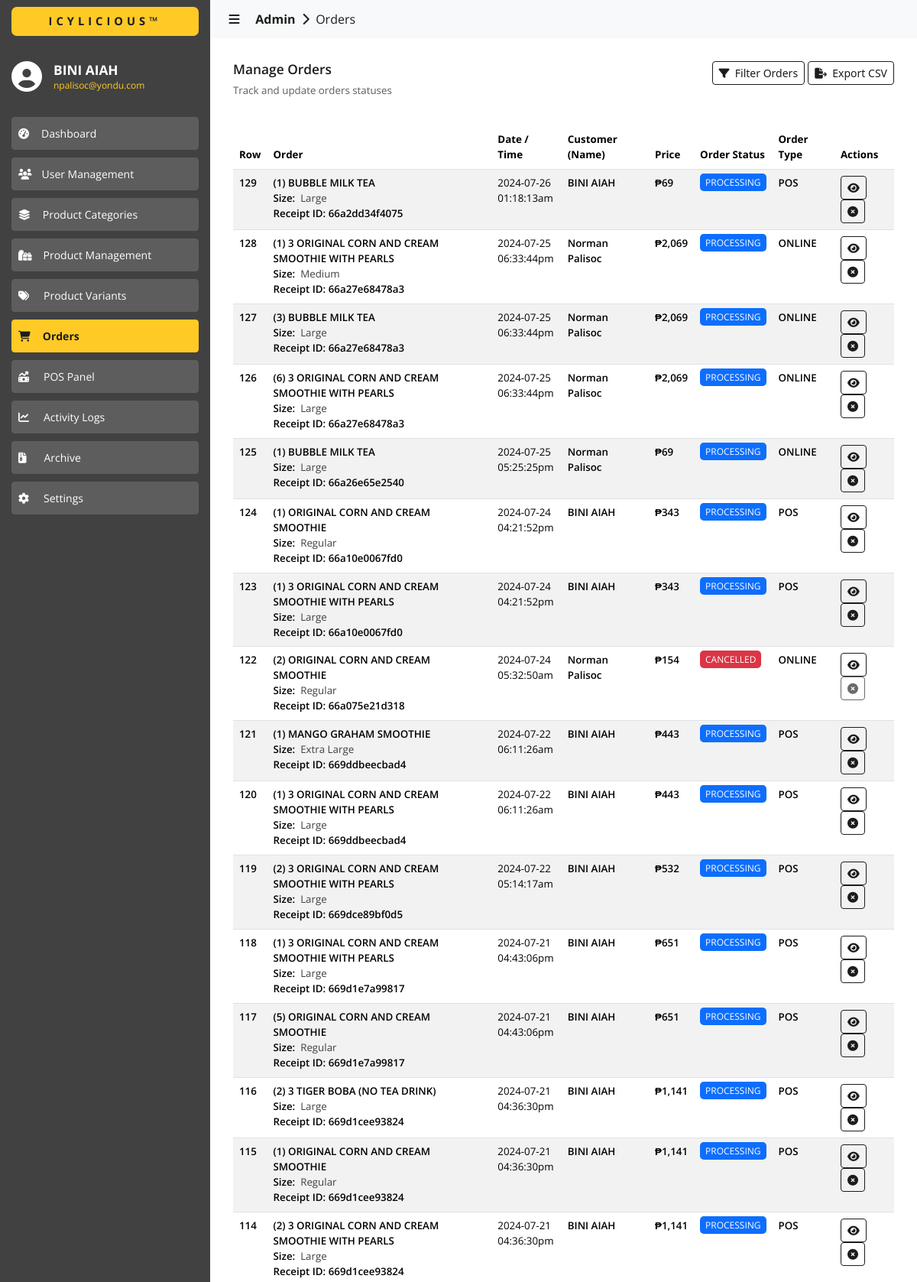
The app's page /admin/orders/index.php (signed in, upper part) with its own data.
### tables this page shows
CREATE TABLE `orders` (
  `id` int(11) NOT NULL,
  `transaction_id` varchar(255) NOT NULL,
  `product_id` int(11) NOT NULL,
  `product_name` varchar(255) NOT NULL,
  `product_stock` int(11) NOT NULL,
  `product_restock_level_point` int(11) NOT NULL,
  `variant_id` int(11) DEFAULT NULL,
  `variant_type` varchar(255) NOT NULL,
  `variant_name` varchar(255) NOT NULL,
  `variant_price` varchar(255) NOT NULL,
  `user_id` int(11) NOT NULL,
  `order_date` date NOT NULL,
  `order_time` varchar(255) NOT NULL,
  `order_quantity` int(11) NOT NULL,
  `is_pickup` int(11) NOT NULL,
  `user_firstname` varchar(255) NOT NULL,
  `user_lastname` varchar(255) NOT NULL,
  `user_address` varchar(999) NOT NULL,
  `user_phone` varchar(255) NOT NULL,
  `user_email` varchar(255) NOT NULL,
  `order_status` varchar(255) NOT NULL,
  `order_total` varchar(255) NOT NULL,
  `order_type` varchar(255) NOT NULL
);

### admin/orders/index.php (the view, shortened to what this page needs)
<?php
  include('../../utils/connections.php');
?>
<!DOCTYPE html>
<html lang="en">
  <head>
    <link
      href="https://cdn.jsdelivr.net/npm/bootstrap@5.3.3/dist/css/bootstrap.min.css"
      rel="stylesheet"
    >
    <link href="https://cdn.datatables.net/2.0.5/css/dataTables.bootstrap5.css" rel="stylesheet">
    <link rel="stylesheet" href="../../assets/css/global.css" />
    <link rel="stylesheet" href="./css/orders.css" />
  </head>
  <body>
    <div id="nav-sidebar" class="sidebar-container slide-expanded">
      <div class="div-tm-title background-color-light-grey">
        <h4 class="h4-tm-title sans-700 color-dark-grey background-color-yellow">ICYLICIOUS&trade;</h4>
      </div>
      <div class="div-sidebar-logo">
        <i class="fa-solid fa-circle-user color-white" style="font-size: 30pt; margin-top: -8px"></i>
        <div>
          <h4 class="color-white sans-700 h6-title-name">
            <?php
              echo $_SESSION['user_info.first_name']." ".$_SESSION['user_info.last_name'];
            ?>
          </h4>
          <p class="color-yellow sans-regular p-title-email">
            <?php
              echo $_SESSION['user_info.email'];
            ?>
          </p>
        </div>
      </div>
      <div class="div-siderbar-menu-links">
        <button
          id="btn-dashboard"
          class="btn btn-outline-success btn-sm
            sans-regular
            background-color-super-light-grey
            border-color-super-light-grey
            color-white
            btn-menu
            btn-menu-unselected"
          type="button">
          <i class="fa-solid fa-gauge-high"></i><span style="padding-left: 16px">Dashboard</span>
        </button>
        <button
          id="btn-user-management"
          class="btn btn-outline-success btn-sm
            sans-regular
            background-color-super-light-grey
            border-color-super-light-grey
            color-white
            btn-menu
            btn-menu-unselected"
          type="button">
          <i class="fa-solid fa-users"></i><span style="padding-left: 13px">User Management</span>
        </button>
        <button
          id="btn-categories"
          class="btn btn-outline-success btn-sm
            sans-regular
            background-color-super-light-grey
            border-color-super-light-grey
            color-white
            btn-menu
            btn-menu-unselected"
          type="button">
          <i class="fa-solid fa-layer-group"></i><span style="padding-left: 16px">Product Categories</span>
        </button>
        <button
          id="btn-products"
          class="btn btn-outline-success btn-sm
            sans-regular
            background-color-super-light-grey
            border-color-super-light-grey
            color-white
            btn-menu
            btn-menu-unselected"
          type="button">
          <i class="fa-solid fa-gifts"></i><span style="padding-left: 15px">Product Management</span>
        </button>
        <button
          id="btn-variants"
          class="btn btn-outline-success btn-sm
            sans-regular
            background-color-super-light-grey
            border-color-super-light-grey
            color-white
            btn-menu
            btn-menu-unselected"
          type="button">
          <i class="fa-solid fa-tags"></i><span style="padding-left: 19px">Product Variants</span>
        </button>
        <button
          id="btn-orders"
          class="btn btn-outline-success btn-sm
            sans-700
            background-color-yellow
            border-color-yellow
            color-dark-grey
            btn-menu
            btn-menu-selected"
          type="button">
          <i class="fa-solid fa-cart-shopping"></i><span style="padding-left: 16px">Orders</span>
        </button>
        <button
          id="btn-pos"
          class="btn btn-outline-success btn-sm
            sans-regular
            background-color-super-light-grey
            border-color-super-light-grey
            color-white
            btn-menu
            btn-menu-unselected"
          type="button">
          <i class="fa-solid fa-money-bill-trend-up"></i><span style="padding-left: 19px">POS Panel</span>
        </button>
        <button
          id="btn-logs"
          class="btn btn-outline-success btn-sm
            sans-regular
            background-color-super-light-grey
            border-color-super-light-grey
            color-white
            btn-menu
            btn-menu-unselected"
          type="button">
          <i class="fa-solid fa-chart-line"></i><span style="padding-left: 19px">Activity Logs</span>
        </button>
        <button
          id="btn-archives"
          class="btn btn-outline-success btn-sm
            sans-regular
            background-color-super-light-grey
            border-color-super-light-grey
            color-white
            btn-menu
            btn-menu-unselected"
          type="button">
          <i class="fa-solid fa-file-zipper"></i><span style="padding-left: 23px">Archive</span>
        </button>
        <button
          id="btn-settings"
          class="btn btn-outline-success btn-sm
            sans-regular
            background-color-super-light-grey
            border-color-super-light-grey
            color-white
            btn-menu
            btn-menu-unselected"
          type="button">
          <i class="fa-solid fa-gear"></i><span style="padding-left: 19px">Settings</span>
        </button>
      </div>
    </div>
    <div id="content-body" class="content content-slide-expanded">
      <nav class="navbar navbar-expand-lg navbar-light bg-body-tertiary">
        <div class="container-fluid">
          <a class="navbar-brand sans-regular color-dark-grey a-navbar-path" href="#" style="cursor: default;">
            &nbsp;&nbsp;&nbsp;<i id="navbar-control" class="fa-solid fa-bars" style="cursor: pointer"></i>
            &nbsp;&nbsp;&nbsp;&nbsp;<b>Admin</b>&nbsp;
            <i class="fa-solid fa-chevron-right"></i>
            &nbsp;Orders
          </a>
        </div>
      </nav>
      <div>
        <div class="content-wrapper">
          <div class="div-content-title">
            <div class="div-content-title-labels">
              <h4 class="color-dark-grey sans-600" style="font-size: 13pt;">
                Manage Orders
              </h4>
              <p class="color-super-light-grey sans-regular" style="font-size: 10pt;">
                Track and update orders statuses
              </p>
            </div>
            <div class="div-content-title-actions">
              <button
                data-bs-toggle="modal"
                data-bs-target="#staticFilterOrders"
                class="btn btn-outline-primary btn-sm sans-400"
                type="button">
                <i class="fa-solid fa-filter"></i>&nbsp;&nbsp;Filter Orders
              </button>
              <button
                data-bs-toggle="modal"
                data-bs-target="#staticExportCSV"
                class="btn btn-outline-primary btn-sm sans-400"
                type="button">
                <i class="fa-solid fa-file-export"></i>&nbsp;&nbsp;Export CSV
              </button>
            </div>
          </div>
          <div style="margin-top: 20px;">
            <table id="data" class="table table-striped" style="width:100%">
              <thead>
                <tr>
                  <th class="sans-bold">Row</th>
                  <th class="sans-bold">Order</th>
                  <th class="sans-bold">Date / Time</th>
                  <th class="sans-bold">Customer (Name)</th>
                  <th class="sans-bold">Price</th>
                  <th class="sans-bold">Order Status</th>
                  <th class="sans-bold">Order Type</th>
                  <th class="sans-bold">Actions</th>
                </tr>
              </thead>
              <tbody>
                <?php
                  $fetch_query = "SELECT * FROM orders ORDER BY id DESC";
                  $result = $conn->query($fetch_query);
                  if ($result->num_rows > 0) {
                    while ($row = $result->fetch_assoc()) {
                      $order_id = $row["id"];
                      $transaction_id = $row["transaction_id"];
                      $variant_type = $row['variant_type'];
                      $variant_name = $row['variant_name'];
                      $order_date = $row['order_date'];
                      $order_time = $row['order_time'];
                      $order_quantity = $row['order_quantity'];
                      $order_status = $row['order_status'];
                      $order_type = $row['order_type'];
                      $order_total = floatval($row['order_total']);
                      $user_firstname = $row['user_firstname'];
                      $user_lastname = $row['user_lastname'];
                      $user_email = $row['user_email'];
                      $user_phone = $row['user_phone'];
                      $user_address = $row['user_address'];
                      $row_product_name = $row["product_name"];
                      $row_product_price = number_format($order_total);
                      $row_variant = '
                        <div style="padding-top: 0px; display: flex; flex-direction: row; sans-regular size-10 color-light-grey">
                          '.$variant_type.':&nbsp;&nbsp;
                          <span class="badge-size color-light-grey sans-regular size-10">
                            '.$variant_name.'
                          </span>
                        </div>
                      ';
                      $row_customer_name = $user_firstname.' '.$user_lastname;
                      $row_status_type = "";
                      $row_status_name = "";
                      if ($order_status == 'PROCESSING') {
                        $row_status_type = "badge-processing";
                        $row_status_name = $order_status;
                      } else if ($order_status == 'SERVING') {
                        $row_status_type = "badge-serving";
                        $row_status_name = $order_status;
                        $row_action_status = "disabled";
                      } else if ($order_status == 'CANCELLED') {
                        $row_status_type = "badge-cancelled";
                        $row_status_name = $order_status;
                      } else if ($order_status == 'COMPLETED') {
                        $row_status_type = "badge-fulfilled";
                        $row_status_name = $order_status;
                      }
                      $is_cancelled = "";
                      $shipping_name = "";
                      $shipping_phone = "";
                      $shipping_address = "";
                      $payment_type = "";
                      if ($order_status == "CANCELLED") {
                        $is_cancelled = 'disabled="disabled"';
                      }
                      $fetch_query = "SELECT * FROM orders_billing WHERE order_id = ".$order_id." LIMIT 1";
                      $billing_result = $conn->query($fetch_query);
                      if ($billing_result->num_rows > 0) {
                        $billing_row = $billing_result->fetch_assoc();
                        $shipping_first_name = $billing_row['shipping_first_name'];
                        $shipping_last_name = $billing_row['shipping_last_name'];
                        $shipping_phone = $billing_row['shipping_phone'];
                        $shipping_address = $billing_row['shipping_address'];
                        $payment_type = $billing_row['payment_type'];
                        $shipping_name = $shipping_first_name.' '.$shipping_last_name;
                      }
                      echo '
                        <tr>
                          <td class="sans-600">
                            '.$order_id.'
                          </td>
                          <td class="sans-600">
                            ('.$order_quantity.') '.$row_product_name.'
                            '.$row_variant.'
                            Receipt ID: '.$transaction_id.'
                          </td>
                          <td class="sans-regular">
                            '.$order_date.'<br/>'.$order_time.'
                          </td>
                          <td class="sans-600">
                            '.$row_customer_name.'
                          </td>
                          <td class="sans-600">
                            ₱'.$row_product_price.'
                          </td>
                          <td class="sans-regular" style="font-size: 9pt;">
                            <span class="'.$row_status_type.'">'.$row_status_name.'</span>
                          </td>
                          <td class="sans-600">
                            '.$order_type.'
                          </td>
                          <td>
                            <button
                              data-bs-toggle="modal"
                              data-bs-target="#staticViewOrder"
                              onclick="onViewOrder(
                                '."'".$transaction_id."'".',
                                '."'".$order_id."'".',
                                '."'".$user_firstname."'".',
                                '."'".$user_lastname."'".',
                                '."'".$user_email."'".',
                                '."'".$user_phone."'".',
                                '."'".$user_address."'".',
                                '."'".$order_date."'".',
                                '."'".$order_time."'".',
                                '."'".$order_quantity."'".',
                                '."'".$row_product_name."'".',
                                '."'".$variant_type."'".',
                                '."'".$variant_name."'".',
                                '."'".$row_product_price."'".',
                                '."'".$shipping_name."'".',
                                '."'".$shipping_phone."'".',
                                '."'".$shipping_address."'".',
                                '."'".$payment_type."'".',
                                '."'".$order_status."'".'
                              )"
                              class="btn btn-outline-primary btn-sm
                                sans-400
                                color-white"
                              type="button">
                              <i class="fas fa-eye"></i>
                            </button>
                            <button
                              onclick="onCancelOrder('."'".$order_id."'".')"
                              '.$is_cancelled.'
                              class="btn btn-outline-primary btn-sm
                                sans-400
                                color-white"
                              type="button">
                              <i class="fa-solid fa-circle-xmark"></i>
                            </button>
                          </td>
                        </tr>
                      ';
                    }
                  }
                ?>
              </tbody>
            </table>
          </div>
        </div>
      </div>
    </div>
  </body>
</html>

### records on screen
orders: id "129", order_quantity "1", product_name "BUBBLE MILK TEA", variant_type "Size", variant_name "Large", transaction "66a2dd34f4075", order_date "2024-07-26", order_time "01:18:13am", row_customer_name "BINI AIAH", order_total "69", order_status "PROCESSING", order_type "POS"
orders: id "128", order_quantity "1", product_name "3 ORIGINAL CORN AND CREAM SMOOTHIE WITH PEARLS", variant_type "Size", variant_name "Medium", transaction "66a27e68478a3", order_date "2024-07-25", order_time "06:33:44pm", row_customer_name "Norman Palisoc", order_total "2,069", order_status "PROCESSING", order_type "ONLINE"
orders: id "127", order_quantity "3", product_name "BUBBLE MILK TEA", variant_type "Size", variant_name "Large", transaction "66a27e68478a3", order_date "2024-07-25", order_time "06:33:44pm", row_customer_name "Norman Palisoc", order_total "2,069", order_status "PROCESSING", order_type "ONLINE"
orders: id "126", order_quantity "6", product_name "3 ORIGINAL CORN AND CREAM SMOOTHIE WITH PEARLS", variant_type "Size", variant_name "Large", transaction "66a27e68478a3", order_date "2024-07-25", order_time "06:33:44pm", row_customer_name "Norman Palisoc", order_total "2,069", order_status "PROCESSING", order_type "ONLINE"
orders: id "125", order_quantity "1", product_name "BUBBLE MILK TEA", variant_type "Size", variant_name "Large", transaction "66a26e65e2540", order_date "2024-07-25", order_time "05:25:25pm", row_customer_name "Norman Palisoc", order_total "69", order_status "PROCESSING", order_type "ONLINE"
orders: id "124", order_quantity "1", product_name "ORIGINAL CORN AND CREAM SMOOTHIE", variant_type "Size", variant_name "Regular", transaction "66a10e0067fd0", order_date "2024-07-24", order_time "04:21:52pm", row_customer_name "BINI AIAH", order_total "343", order_status "PROCESSING", order_type "POS"
orders: id "123", order_quantity "1", product_name "3 ORIGINAL CORN AND CREAM SMOOTHIE WITH PEARLS", variant_type "Size", variant_name "Large", transaction "66a10e0067fd0", order_date "2024-07-24", order_time "04:21:52pm", row_customer_name "BINI AIAH", order_total "343", order_status "PROCESSING", order_type "POS"
orders: id "122", order_quantity "2", product_name "ORIGINAL CORN AND CREAM SMOOTHIE", variant_type "Size", variant_name "Regular", transaction "66a075e21d318", order_date "2024-07-24", order_time "05:32:50am", row_customer_name "Norman Palisoc", order_total "154", order_status "CANCELLED", order_type "ONLINE"
orders: id "121", order_quantity "1", product_name "MANGO GRAHAM SMOOTHIE", variant_type "Size", variant_name "Extra Large", transaction "669ddbeecbad4", order_date "2024-07-22", order_time "06:11:26am", row_customer_name "BINI AIAH", order_total "443", order_status "PROCESSING", order_type "POS"
orders: id "120", order_quantity "1", product_name "3 ORIGINAL CORN AND CREAM SMOOTHIE WITH PEARLS", variant_type "Size", variant_name "Large", transaction "669ddbeecbad4", order_date "2024-07-22", order_time "06:11:26am", row_customer_name "BINI AIAH", order_total "443", order_status "PROCESSING", order_type "POS"
orders: id "119", order_quantity "2", product_name "3 ORIGINAL CORN AND CREAM SMOOTHIE WITH PEARLS", variant_type "Size", variant_name "Large", transaction "669dce89bf0d5", order_date "2024-07-22", order_time "05:14:17am", row_customer_name "BINI AIAH", order_total "532", order_status "PROCESSING", order_type "POS"
orders: id "118", order_quantity "1", product_name "3 ORIGINAL CORN AND CREAM SMOOTHIE WITH PEARLS", variant_type "Size", variant_name "Large", transaction "669d1e7a99817", order_date "2024-07-21", order_time "04:43:06pm", row_customer_name "BINI AIAH", order_total "651", order_status "PROCESSING", order_type "POS"
orders: id "117", order_quantity "5", product_name "ORIGINAL CORN AND CREAM SMOOTHIE", variant_type "Size", variant_name "Regular", transaction "669d1e7a99817", order_date "2024-07-21", order_time "04:43:06pm", row_customer_name "BINI AIAH", order_total "651", order_status "PROCESSING", order_type "POS"
orders: id "116", order_quantity "2", product_name "3 TIGER BOBA (NO TEA DRINK)", variant_type "Size", variant_name "Large", transaction "669d1cee93824", order_date "2024-07-21", order_time "04:36:30pm", row_customer_name "BINI AIAH", order_total "1,141", order_status "PROCESSING", order_type "POS"
orders: id "115", order_quantity "1", product_name "ORIGINAL CORN AND CREAM SMOOTHIE", variant_type "Size", variant_name "Regular", transaction "669d1cee93824", order_date "2024-07-21", order_time "04:36:30pm", row_customer_name "BINI AIAH", order_total "1,141", order_status "PROCESSING", order_type "POS"
orders: id "114", order_quantity "2", product_name "3 ORIGINAL CORN AND CREAM SMOOTHIE WITH PEARLS", variant_type "Size", variant_name "Large", transaction "669d1cee93824", order_date "2024-07-21", order_time "04:36:30pm", row_customer_name "BINI AIAH", order_total "1,141", order_status "PROCESSING", order_type "POS"

### other values on screen
$_SESSION['user_info.first_name'] "BINI"
$_SESSION['user_info.last_name'] "AIAH"
$_SESSION['user_info.email'] "npalisoc@yondu.com"
